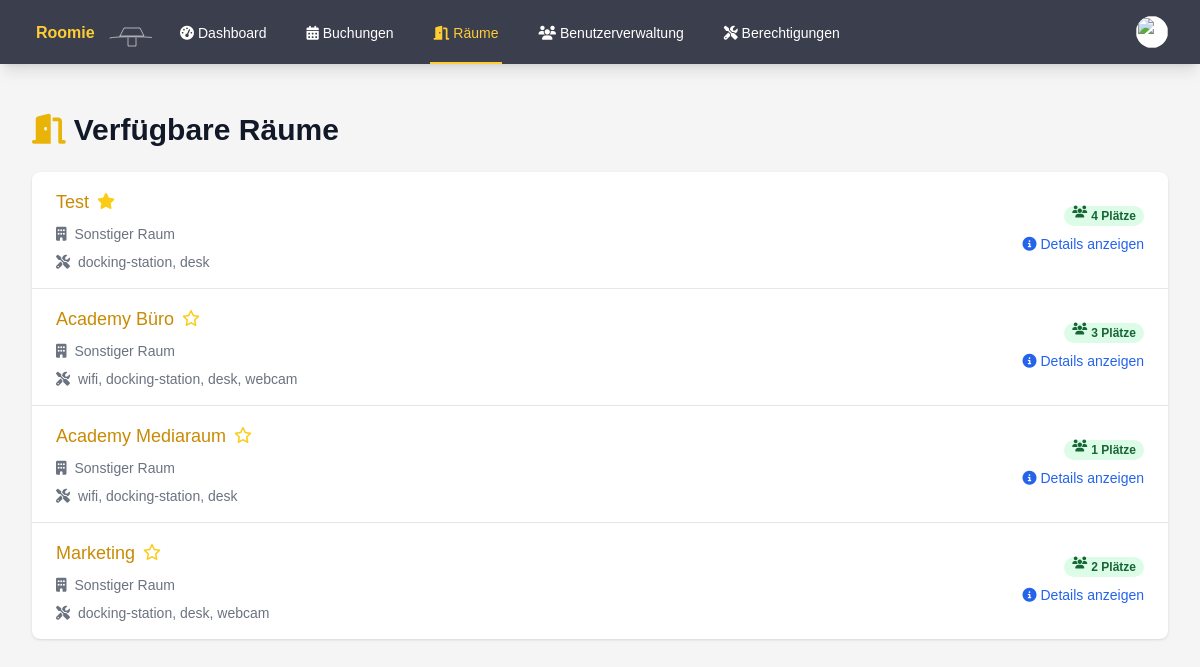
Page /rooms.php (signed in) on the committed database.
### tables this page shows
CREATE TABLE rooms (
        id INTEGER PRIMARY KEY AUTOINCREMENT,
        name TEXT NOT NULL,
        number TEXT,
        type TEXT NOT NULL,
        capacity INTEGER DEFAULT 0,
        is_favorite INTEGER DEFAULT 0,
        equipment TEXT,
        grid_position INTEGER
    );

### auth.php (called while the page is built, shortened)
<?php
function isAdmin() {
    return isset($_SESSION['is_admin']) && $_SESSION['is_admin'] == 1;
}

### rooms.php (the view, shortened to what this page needs)
<?php
require_once 'auth.php';
$current_page = basename($_SERVER['PHP_SELF']);
try {
    $db = getDatabaseConnection();
    $stmt = $db->query('SELECT r.id, r.name, r.type, r.capacity, r.equipment, r.is_favorite
                        FROM rooms r
                        ORDER BY r.is_favorite DESC, r.name');
    $rooms = $stmt->fetchAll(PDO::FETCH_ASSOC);
} catch (PDOException $e) {
    $error = "Datenbankfehler: " . $e->getMessage();
}
function getRoomTypeName($type)
{
    switch ($type) {
        default:
            return 'Sonstiger Raum';
    }
}
?>
<!DOCTYPE html>
<html lang="de">
<head>
    <script src="https://cdn.tailwindcss.com"></script>
    <link rel="stylesheet" href="https://cdnjs.cloudflare.com/ajax/libs/font-awesome/6.4.0/css/all.min.css">
    <link rel="stylesheet" href="styles.css">
</head>
<body class="bg-custom-background">
    <nav class="bg-custom-nav shadow-lg">
        <div class="max-w-7xl mx-auto px-4 sm:px-6 lg:px-8">
            <div class="flex justify-between h-16">
                <div class="flex">
                    <div class="flex-shrink-0 flex items-center">
                        <a href="index.php">
                            <img class="h-8 w-auto" src="test.svg" alt="Roomie Logo">
                        </a>
                    </div>
                    <div class="hidden sm:ml-6 sm:flex sm:space-x-8">
                        <a href="index.php" class="inline-flex items-center px-1 pt-1 border-b-2 text-sm font-medium <?php echo $current_page == 'index.php' ? 'active' : 'inactive'; ?>">
                            <i class="fas fa-tachometer-alt mr-1"></i>Dashboard
                        </a>
                        <a href="bookings.php" class="inline-flex items-center px-1 pt-1 border-b-2 text-sm font-medium <?php echo $current_page == 'bookings.php' ? 'active' : 'inactive'; ?>">
                            <i class="fas fa-calendar-alt mr-1"></i>Buchungen
                        </a>
                        <a href="rooms.php" class="inline-flex items-center px-1 pt-1 border-b-2 text-sm font-medium <?php echo $current_page == 'rooms.php' ? 'active' : 'inactive'; ?>">
                            <i class="fas fa-door-open mr-1"></i>Räume
                        </a>
                        <?php if (isAdmin()) : ?>
                            <a href="admin_users.php" class="inline-flex items-center px-1 pt-1 border-b-2 text-sm font-medium <?php echo $current_page == 'admin_users.php' ? 'active' : 'inactive'; ?>">
                                <i class="fas fa-users mr-1"></i>Benutzerverwaltung
                            </a>
                            <a href="admin_permissions.php" class="inline-flex items-center px-1 pt-1 border-b-2 text-sm font-medium text-white <?php echo $current_page == 'admin_permissions.php' ? 'border-yellow-400' : 'border-transparent'; ?>">
                                <i class="fas fa-tools"></i>&nbsp;Berechtigungen
                            </a>
                        <?php endif; ?>
                    </div>
                </div>
                <div class="hidden sm:ml-6 sm:flex sm:items-center">
                    <div class="ml-3 relative" x-data="{ open: false }">
                        <div>
                            <button @click="open = !open" class="bg-white rounded-full flex text-sm focus:outline-none focus:ring-2 focus:ring-offset-2 focus:ring-yellow-500" id="user-menu" aria-haspopup="true" x-bind:aria-expanded="open">
                                <img class="h-8 w-8 rounded-full" src="https://images.unsplash.com/photo-1472099645785-5658abf4ff4e?ixlib=rb-1.2.1&ixid=eyJhcHBfaWQiOjEyMDd9&auto=format&fit=facearea&facepad=2&w=256&h=256&q=80" alt="">
                            </button>
                        </div>
                    </div>
                </div>
            </div>
        </div>
    </nav>
    <div class="max-w-7xl mx-auto py-6 sm:px-6 lg:px-8">
        <div class="px-4 py-6 sm:px-0">
            <h1 class="text-3xl font-bold text-gray-900 mb-6">
                <i class="fas fa-door-open text-yellow-500 mr-2"></i>Verfügbare Räume
            </h1>
            <div class="bg-white shadow overflow-hidden sm:rounded-lg">
                <ul class="divide-y divide-gray-200">
                    <?php foreach ($rooms as $room) : ?>
                        <li class="hover:bg-gray-50 transition duration-150 ease-in-out">
                            <div class="px-4 py-4 sm:px-6 flex justify-between items-center">
                                <div class="flex-1 min-w-0">
                                    <div class="flex items-center">
                                        <a href="room_details.php?id=<?php echo $room['id']; ?>" class="text-lg font-medium text-yellow-600 truncate hover:underline">
                                            <?php echo htmlspecialchars($room['name']); ?>
                                        </a>
                                        <form method="POST" action="rooms.php" class="ml-2">
                                            <button type="submit" class="focus:outline-none">
                                                <i class="<?php echo $room['is_favorite'] ? 'fas' : 'far'; ?> fa-star text-yellow-400 hover:text-yellow-500 transition duration-150 ease-in-out"></i>
                                            </button>
                                        </form>
                                    </div>
                                    <div class="mt-2 flex items-center text-sm text-gray-500">
                                        <i class="fas fa-building mr-2"></i>
                                        <?php echo htmlspecialchars(getRoomTypeName($room['type'])); ?>
                                    </div>
                                    <div class="mt-2 flex items-center text-sm text-gray-500">
                                        <i class="fas fa-tools mr-2"></i>
                                        <?php echo htmlspecialchars(implode(', ', json_decode($room['equipment'], true) ?? [])); ?>
                                    </div>
                                </div>
                                <div class="ml-4 flex-shrink-0 flex flex-col items-end">
                                    <span class="px-2 inline-flex text-xs leading-5 font-semibold rounded-full bg-green-100 text-green-800">
                                        <i class="fas fa-users mr-1"></i><?php echo $room['capacity']; ?> Plätze
                                    </span>
                                    <a href="room_details.php?id=<?php echo $room['id']; ?>" class="mt-2 text-blue-600 hover:text-blue-800 text-sm font-medium">
                                        <i class="fas fa-info-circle mr-1"></i>Details anzeigen
                                    </a>
                                </div>
                            </div>
                        </li>
                    <?php endforeach; ?>
                </ul>
            </div>
        </div>
    </div>
</body>
</html>

### styles.css (style rules this page uses)
.active { color: #ffcc33 !important; border-color: #ffcc33 !important; }
.inactive { color: #fff !important; border-color: transparent !important; }
body { font-family: 'Source Sans 3', sans-serif; }
.bg-custom-nav { background-color: #3b3e4d; }
.bg-custom-background { background-color: #f5f5f5; }

### rows in the picture
rooms: name "Test", is_favorite 1 (drawn), type "Sonstiger Raum", equipment "docking-station, desk", capacity "4"
rooms: name "Academy Büro", is_favorite 0 (drawn), type "Sonstiger Raum", equipment "wifi, docking-station, desk, webcam", capacity "3"
rooms: name "Academy Mediaraum", is_favorite 0 (drawn), type "Sonstiger Raum", equipment "wifi, docking-station, desk", capacity "1"
rooms: name "Marketing", is_favorite 0 (drawn), type "Sonstiger Raum", equipment "docking-station, desk, webcam", capacity "2"
